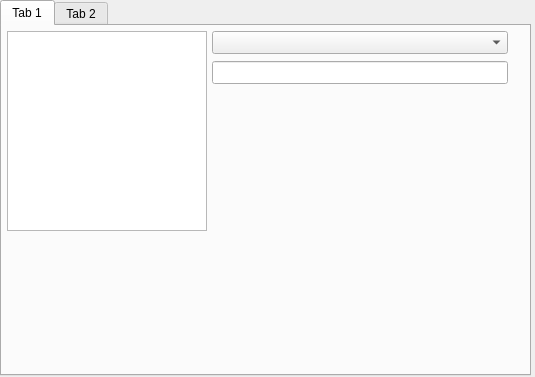
<?xml version="1.0" encoding="UTF-8"?>
<ui version="4.0">
 <class>MainRoot</class>
 <widget class="QMainWindow" name="MainRoot">
  <property name="windowModality">
   <enum>Qt::WindowModal</enum>
  </property>
  <property name="geometry">
   <rect>
    <x>0</x>
    <y>0</y>
    <width>535</width>
    <height>377</height>
   </rect>
  </property>
  <property name="sizePolicy">
   <sizepolicy hsizetype="Maximum" vsizetype="Maximum">
    <horstretch>0</horstretch>
    <verstretch>0</verstretch>
   </sizepolicy>
  </property>
  <property name="windowTitle">
   <string>MainWindow</string>
  </property>
  <property name="layoutDirection">
   <enum>Qt::LeftToRight</enum>
  </property>
  <widget class="QWidget" name="centralwidget">
   <property name="sizePolicy">
    <sizepolicy hsizetype="Maximum" vsizetype="Maximum">
     <horstretch>0</horstretch>
     <verstretch>0</verstretch>
    </sizepolicy>
   </property>
   <widget class="QTabWidget" name="tabWidget">
    <property name="geometry">
     <rect>
      <x>0</x>
      <y>0</y>
      <width>531</width>
      <height>376</height>
     </rect>
    </property>
    <property name="sizePolicy">
     <sizepolicy hsizetype="Maximum" vsizetype="Maximum">
      <horstretch>0</horstretch>
      <verstretch>0</verstretch>
     </sizepolicy>
    </property>
    <widget class="QWidget" name="tab">
     <attribute name="title">
      <string>Tab 1</string>
     </attribute>
     <widget class="QGraphicsView" name="graphicsView">
      <property name="geometry">
       <rect>
        <x>5</x>
        <y>5</y>
        <width>200</width>
        <height>200</height>
       </rect>
      </property>
     </widget>
     <widget class="QLineEdit" name="lineEdit">
      <property name="geometry">
       <rect>
        <x>210</x>
        <y>35</y>
        <width>296</width>
        <height>23</height>
       </rect>
      </property>
     </widget>
     <widget class="QComboBox" name="comboBox">
      <property name="geometry">
       <rect>
        <x>210</x>
        <y>5</y>
        <width>296</width>
        <height>23</height>
       </rect>
      </property>
     </widget>
    </widget>
    <widget class="QWidget" name="tab_2">
     <attribute name="title">
      <string>Tab 2</string>
     </attribute>
    </widget>
   </widget>
  </widget>
 </widget>
 <resources/>
 <connections/>
</ui>
